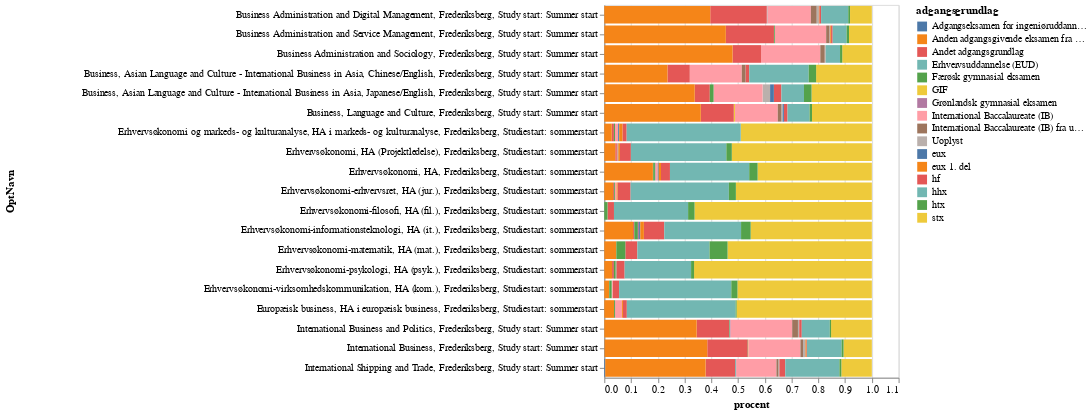

Notebook source saved alongside this figure:
### Code cell
alt.Chart(cbs).mark_bar().encode(
    y=alt.Y('OptNavn', axis=alt.Axis(labelAngle=0, labelLimit=0, titlePadding=400)),
    x="procent",
    color='adgangsgrundlag'
)

### Figure 1 — Vega-Lite specification as saved in the notebook (floating-point values rounded to 4 significant figures; data arrays with more than 128 entries replaced by an {"elided": "..."} marker saying what was removed)
{"config": {"view": {"continuousWidth": 300, "continuousHeight": 300}}, "data": {"name": "data-7d2f56cd10ab46196d63d3e698943f17"}, "mark": {"type": "bar"}, "encoding": {"color": {"field": "adgangsgrundlag", "type": "nominal"}, "x": {"field": "procent", "type": "quantitative"}, "y": {"axis": {"labelAngle": 0, "labelLimit": 0, "titlePadding": 400}, "field": "OptNavn", "type": "nominal"}}, "$schema": "https://vega.github.io/schema/vega-lite/v5.20.1.json", "datasets": {"data-7d2f56cd10ab46196d63d3e698943f17": {"elided": "304 records"}}}
